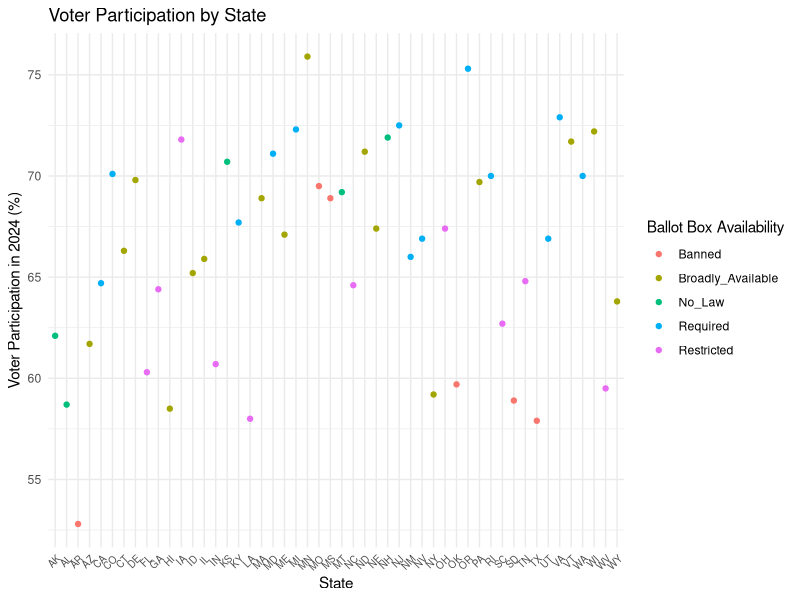
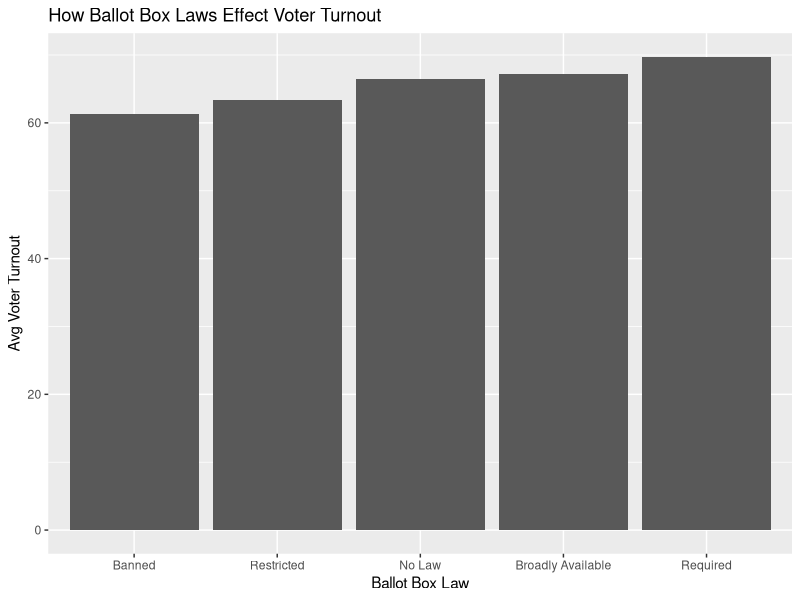

Write the R code that produced these figures, in order.
## ---- chunk 1
library(tidyverse)
## ---- chunk 2
ballot <- read.table(text = "
State Ballot_Box_Law Voter_Participation_2024
AL No_Law 58.7
AK No_Law 62.1
AZ Broadly_Available 61.7
AR Banned 52.8
CA Required 64.7
CO Required 70.1
CT Broadly_Available 66.3
DE Broadly_Available 69.8
FL Restricted 60.3
GA Restricted 64.4
HI Broadly_Available 58.5
ID Broadly_Available 65.2
IL Broadly_Available 65.9
IN Restricted 60.7
IA Restricted 71.8
KS No_Law 70.7
KY Required 67.7
LA Restricted 58.0
ME Broadly_Available 67.1
MD Required 71.1
MA Broadly_Available 68.9
MI Required 72.3
MN Broadly_Available 75.9
MS Banned 68.9
MO Banned 69.5
MT No_Law 69.2
NE Broadly_Available 67.4
NV Required 66.9
NH No_Law 71.9
NJ Required 72.5
NM Required 66.0
NY Broadly_Available 59.2
NC Restricted 64.6
ND Broadly_Available 71.2
OH Restricted 67.4
OK Banned 59.7
OR Required 75.3
PA Broadly_Available 69.7
RI Required 70.0
SC Restricted 62.7
SD Banned 58.9
TN Restricted 64.8
TX Banned 57.9
UT Required 66.9
VT Broadly_Available 71.7
VA Required 72.9
WA Required 70.0
WV Restricted 59.5
WI Broadly_Available 72.2
WY Broadly_Available 63.8
", header = TRUE) 
## ---- chunk 3
ggplot(ballot, aes(x = State,
                   y = Voter_Participation_2024,
                   color = Ballot_Box_Law)) +
  geom_point() +
  labs(title = "Voter Participation by State",
       x = "State",
       y = "Voter Participation in 2024 (%)",
       color = "Ballot Box Availability")+
  theme_minimal() +
  theme(axis.text.x = element_text(angle = 45, hjust = 1, size = 7))
## ---- chunk 4
ballot_summary <- ballot |>
  group_by(Ballot_Box_Law) |>
  summarize(
    avg_turnout = mean(Voter_Participation_2024, na.rm = TRUE),
    .groups = "drop"
  ) |>
  mutate(Ballot_Box_Law = recode(Ballot_Box_Law,
                                 "No_Law" = "No Law",
                                 "Broadly_Available" = "Broadly Available"))

## ---- chunk 5
Ballot_Plot <- ballot_summary |>
  ggplot(mapping = aes(x = fct_reorder(Ballot_Box_Law, avg_turnout),
                       y = avg_turnout)) +
  geom_bar(stat = "identity") +
  labs(x = "Ballot Box Law",
       y = "Avg Voter Turnout",
       title = "How Ballot Box Laws Effect Voter Turnout")
Ballot_Plot
## ---- chunk 6
ballot_summary_table <- ballot_summary |>
  arrange(avg_turnout) |>
  rename("Ballot Box Availability" = Ballot_Box_Law,
         "Average Voter Turnout" = avg_turnout)

knitr::kable(ballot_summary_table, digits = 2)
## ---- chunk 7
fit <- lm(Voter_Participation_2024 ~ Ballot_Box_Law, data = ballot)
fit

library(broom)
tidy(fit) |>
  knitr::kable(digits = 3)
